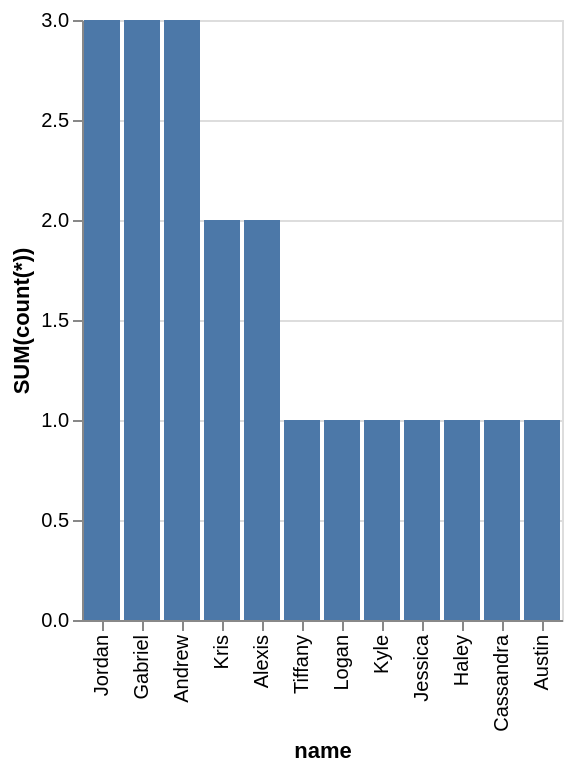

Here is the Vega-Lite specification saved for this chart:
### Vega-Lite specification from a JSON file in a GitHub repository (floating-point values rounded to 4 significant figures)
{"data": {"values": [{"x_data": "Jordan", "y_data": 3}, {"x_data": "Gabriel", "y_data": 3}, {"x_data": "Andrew", "y_data": 3}, {"x_data": "Kris", "y_data": 2}, {"x_data": "Alexis", "y_data": 2}, {"x_data": "Tiffany", "y_data": 1}, {"x_data": "Logan", "y_data": 1}, {"x_data": "Kyle", "y_data": 1}, {"x_data": "Jessica", "y_data": 1}, {"x_data": "Haley", "y_data": 1}, {"x_data": "Cassandra", "y_data": 1}, {"x_data": "Austin", "y_data": 1}]}, "mark": "bar", "encoding": {"x": {"field": "x_data", "type": "nominal", "title": "name", "sort": {"op": "sum", "field": "y_data", "order": "descending"}}, "y": {"field": "y_data", "type": "quantitative", "title": "SUM(count(*))"}}}
